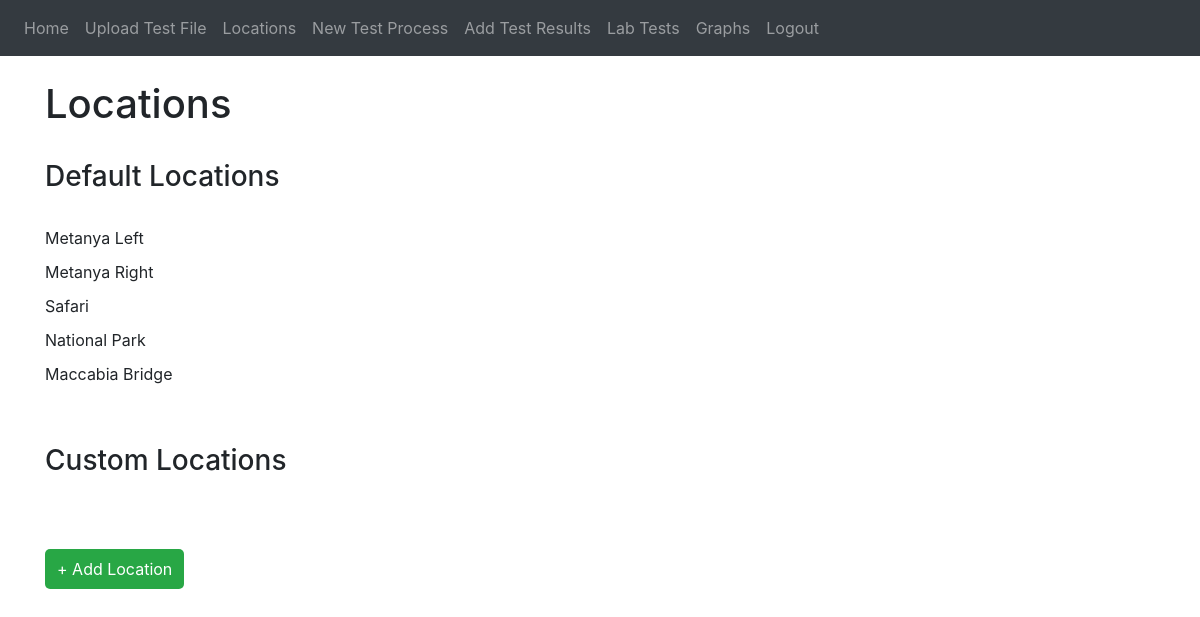
The page /locations (signed in) on the database as committed earlier.
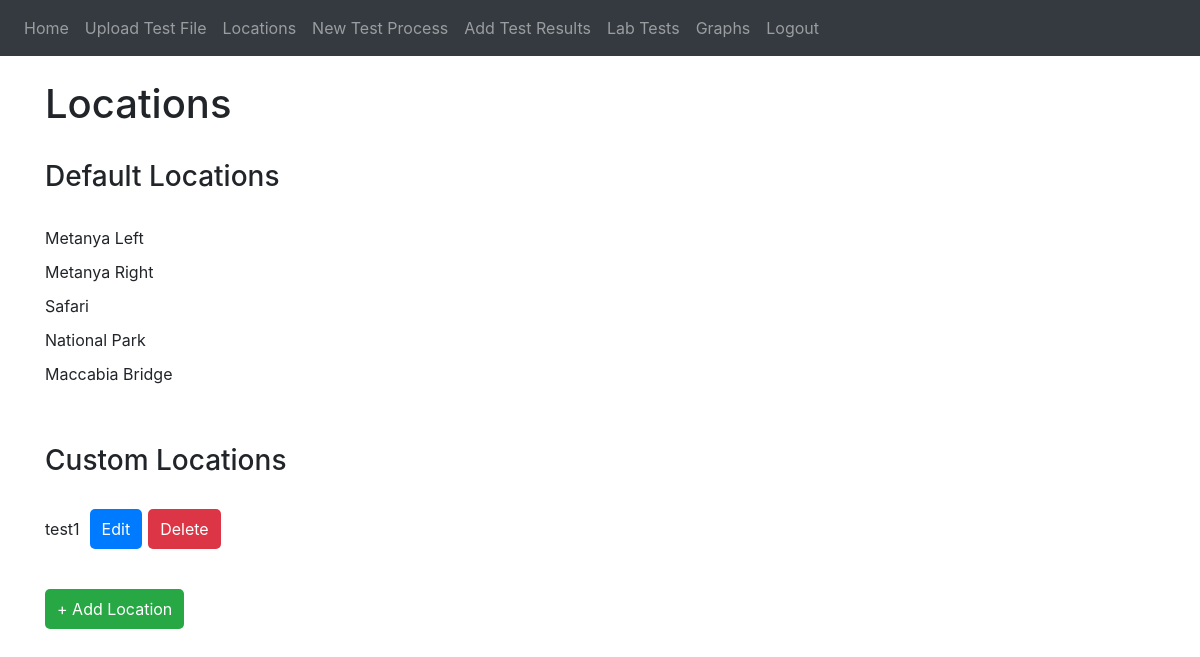
The same page on the database as committed later.
### website/models.py (models this page shows)
class Location(db.Model):
    id = db.Column(db.Integer, primary_key=True)
    name = db.Column(db.String(100))

### website/views.py (the view)
@views.route('/locations', methods=['GET'])
@login_required
def locations():
    locations = Location.query.all()
    return render_template("locations.html", user=current_user, locations=locations)

### website/scheduler.py (called while the page is built)
def setup_scheduler(app):
    from apscheduler.schedulers.background import BackgroundScheduler
    scheduler = BackgroundScheduler()
    scheduler.start()
    scheduler.add_job(lambda: save_daily_sensor_reading(app), 'cron', hour=13, minute=56, second=0)
    scheduler.add_job(lambda: check_flood_risk(app), 'cron', hour=13, minute=59, second=0)
    scheduler.add_job(id='Sensor Reading Task', func=lambda: get_water_level_alert(app), trigger='interval', seconds=10)
    @app.teardown_appcontext
    def shutdown_scheduler(exception=None):
        if scheduler.running:
            scheduler.shutdown(wait=False)  # Change here to not wait for jobs to complete

### website/templates/locations.html (shortened to what this page needs)
{% extends "base.html" %}
{% block content %}
<br />
<h1>Locations</h1>
<br>
<h3>Default Locations</h3>
<br>
<link rel="stylesheet" href="{{ url_for('static', filename='styles.css') }}">
<ul>
    <li>
        Metanya Left
    </li>
    <li>
        Metanya Right
    </li>
    <li>
        Safari
    </li>
    <li>
        National Park
    </li>
    <li>
        Maccabia Bridge
    </li>
    <br>
    <br>
    <h3>Custom Locations</h3>
    <br>
  {% for location in locations %}
  <li id="location-{{ location.id }}">
    <span id="name-{{ location.id }}">{{ location.name }}</span>
    <button id="edit-button-{{ location.id }}" class="location-btn edit-btn" onclick="toggleForm({{ location.id }})">Edit</button>
    <form method="POST" action="{{ url_for('views.delete_location', id=location.id) }}">
      <button type="submit" class="location-btn delete-btn" onclick="return confirm('Are you sure you want to delete this location?');">Delete</button>
    </form>
  </li>
  {% endfor %}
</ul>
<br>
<button id="add-location-btn" class="location-btn add-btn">+ Add Location</button>
{% endblock %}

### website/templates/base.html (shortened to what this page needs)
<!DOCTYPE html>
<html>
  <head>
    <link
      rel="stylesheet"
      href="https://stackpath.bootstrapcdn.com/bootstrap/4.4.1/css/bootstrap.min.css"
    />
    <link
      rel="stylesheet"
      href="https://stackpath.bootstrapcdn.com/font-awesome/4.7.0/css/font-awesome.min.css"
    />
  </head>
  <body>
    <nav class="navbar navbar-expand-lg navbar-dark bg-dark">
      <div class="collapse navbar-collapse" id="navbar">
        <div class="navbar-nav">
          {% if user.is_authenticated %}
          <a class="nav-item nav-link" id="home" href="/">Home</a>
            {% if user.category == 'Lab' %}
          <a class="nav-item nav-link" id="upload_file" href="/upload_file">Upload Test File</a>
          <a class="nav-item nav-link" id="Locations" href="/locations">Locations</a>
          <a class="nav-item nav-link" id=generate_qr_code href="/generate_qr_code">New Test Process</a>
          <a class="nav-item nav-link" id="submit_test" href="/submit_test">Add Test Results</a>
            {% endif %}
          <a class="nav-item nav-link" id="lab_tests" href="/lab_tests">Lab Tests</a>
          <a class="nav-item nav-link" id="graphs" href="/graphs">Graphs</a>
          <a class="nav-item nav-link" id="logout" href="/logout">Logout</a>
          {% else %}
          <a class="nav-item nav-link" id="login" href="/login">Login</a>
          <a class="nav-item nav-link" id="signUp" href="/sign-up">Sign Up</a>
          {% endif %}
        </div>
      </div>
    </nav>
    <div class="container">
      {% block content %}
      {% endblock %}
    </div>
  </body>
</html>

### website/static/styles.css (style rules this page uses)
ul { list-style-type: none; padding: 0; }
li { margin-bottom: 10px; display: flex; align-items: center; }
li form, li span { margin-right: 10px; }
button { padding: 5px 10px; }
.location-btn { padding: 8px 12px; border: none; color: white; border-radius: 5px; cursor: pointer; transition: background-color 0.3s; }
.edit-btn, .update-btn { background-color: #007BFF; margin-right: 6px; }
.delete-btn { background-color: #dc3545; }
.add-btn { background-color: #28a745; }
.add-btn, .update-btn { background-color: #28a745; }

Rows that differ between the two databases and show on the page:
added Location: name "test1"
